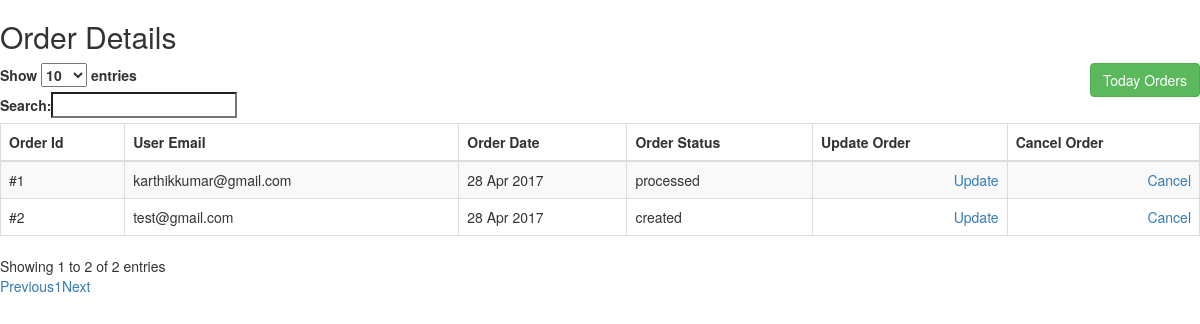
Page /index.php/welcome/orders on the committed database.
### tables this page shows
CREATE TABLE `order_entity` (
  `id` int(11) NOT NULL,
  `email_id` varchar(200) NOT NULL,
  `status` varchar(1) NOT NULL DEFAULT '1',
  `created_at` timestamp NOT NULL DEFAULT CURRENT_TIMESTAMP,
  `updated_at` timestamp NULL DEFAULT NULL
);

### application/controllers/Welcome.php (called while the page is built, shortened)
<?php
class Welcome extends CI_Controller {
	public function orders()
	{
		$data['order_details']	=$this->order_model->select_all('order_entity');
		$this->load->view('orders',$data);
	}
}

### index.php (called while the page is built, shortened)
<?php
require_once BASEPATH.'core/CodeIgniter.php';

### application/models/Order_model.php (called while the page is built, shortened)
<?php if(!defined('BASEPATH'))exit('No direct script access allowed');
class Order_model extends CI_Model
{
	function select_all($table)
	{
		$this->db->select('*');
		$this->db->from($table);
		$query = $this->db->get();
		return $query;
	}
}

### application/views/orders.php (the view, shortened to what this page needs)
<!DOCTYPE html PUBLIC "-//W3C//DTD XHTML 1.0 Transitional//EN" "http://www.w3.org/TR/xhtml1/DTD/xhtml1-transitional.dtd">
<html xmlns="http://www.w3.org/1999/xhtml">
<head>
<link rel="stylesheet" type="text/css" href="//maxcdn.bootstrapcdn.com/bootstrap/3.3.7/css/bootstrap.min.css"/>
<link rel="stylesheet" type="text/css" href="https://cdn.datatables.net/1.10.15/css/dataTables.bootstrap.min.css"/>
</head>
<body>
<h2>Order Details</h2>
<a href="<?=base_url()?>orders/today" type="button" class="btn btn-success" style="float:right">Today Orders</a>
<table id="example" class="table table-striped table-bordered" cellspacing="0" width="100%">
        <thead>
            <tr>
                <th>Order Id</th>
                <th>User Email</th>
                <th>Order Date</th>
                <th>Order Status</th>
                <th>Update Order</th>
                <th>Cancel Order</th>
            </tr>
        </thead>
        <tbody>
        <?php if(isset($order_details) && $order_details->num_rows()>0){
			foreach($order_details->result() as $or)
			{
				?>
            <tr>
                <td>#<?=$or->id?></td>
                <td><?=$or->email_id?></td>
                <td><?=date('d M Y',strtotime($or->created_at))?></td>
                <td><?php if($or->status==1) echo "created"; elseif($or->status==2) echo "processed";elseif($or->status==3) echo "delivered";elseif($or->status==4) echo "cancelled";?></td>
                <td><a href="<?=base_url()?>orders/<?=$or->id?>" type="button" class="" style="float:right">Update</a></td>
                 <td>
                 <?php if($or->status==4)
				 {
					 echo "Cancelled";
				 }
				 else
				 {?>
                 <a href="<?=base_url()?>orders/<?=$or->id?>/cancel" onclick="return confirm('Do You want to cancel this order')" type="button" class="" style="float:right">Cancel</a>
                 <?php }?>
                 </td>
            </tr>
            <?php
			}
		}
		?>
        </tbody>
    </table>
</body>
</html>

### rows in the picture
order_entity: id "1", email "karthikkumar@gmail.com", created_at "28 Apr 2017", status "processed"
order_entity: id "2", email "test@gmail.com", created_at "28 Apr 2017", status "created"
